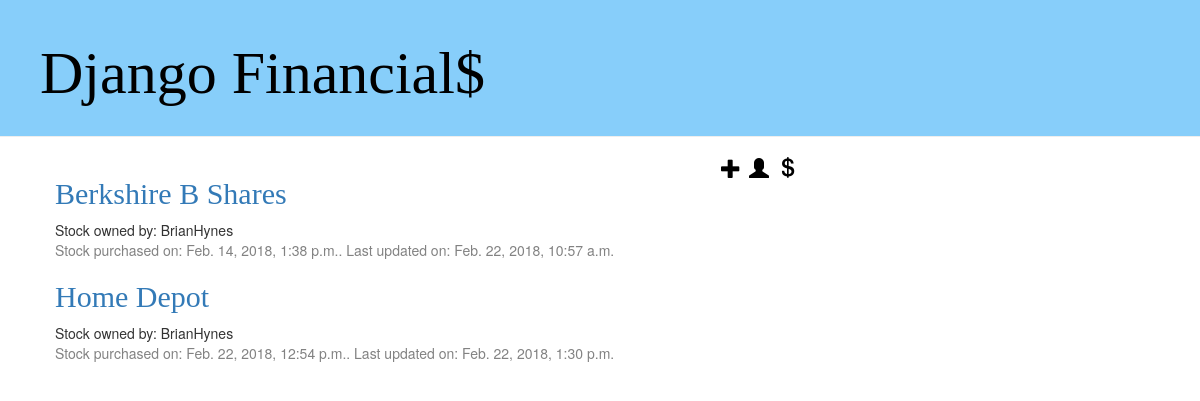
The page /stock/ (signed in) on the database its author committed.
### Financials/models.py (models this page shows, shortened)
class Stock(models.Model):
    customer = models.ForeignKey(Customer, on_delete=models.CASCADE)
    stock_name = models.CharField(max_length=100)
    symbol = models.CharField(max_length=10)
    qty = models.IntegerField(null=False, blank=False)
    purchase_price = models.FloatField(null=False, blank=False)
    purchase_date = models.DateTimeField(
            default=timezone.now)
    created_date = models.DateTimeField(
            default=timezone.now)
    modified_date = models.DateTimeField(
            blank=True, null=True)

class Customer(models.Model):
    customer_name = models.CharField(max_length=100)
    street_address = models.CharField(max_length=100)
    city = models.CharField(max_length=500)
    state = models.CharField(max_length=2)
    zip = models.CharField(max_length=5)
    email = models.CharField(max_length=100)
    phone = models.CharField(max_length=12)
    created_date = models.DateTimeField(
            default=timezone.now)
    modified_date = models.DateTimeField(
            blank=True, null=True)
    def __str__(self):
        return self.customer_name

### Financials/views.py (the view)
# urls.py: url(r'^stock/$', views.stock_list, name='stock_list'),
def stock_list(request):
    stock = Stock.objects.order_by('stock_name')
    return render(request, 'Financials/stock_list.html', {'stock':stock})

### Financials/Templates/Financials/stock_list.html
{% extends 'Financials/base.html' %}
{% block content %}
    {% if user.is_authenticated %}
        <div class="menu-item">
            <a href="{% url 'crypto_list' %}" class="menu-icon"><span title="Cryptocurrency" class="glyphicon glyphicon-usd"></span></a>
            <a href="{% url 'customer_list' %}" class="menu-icon"><span title="Customers" class="glyphicon glyphicon-user"></span></a>
            <a href="{% url 'stock_new' %}" class="menu-icon"><span title="Add" class="glyphicon glyphicon-plus"></span></a>
        </div>
    {% endif %}
    {% for stock in stock %}
        <div class "stock">
            <h2><a href="{% url 'stock_detail' pk=stock.pk %}">{{ stock.stock_name }}</a></h2>
            Stock owned by: {{stock.customer}}
            <div class="date">
                Stock purchased on: {{stock.purchase_date}}.  Last updated on: {{stock.modified_date}}</p>
            </div>
        </div>
    {% endfor %}
{% endblock %}

### Financials/static/css/financials.css (style rules this page uses)
.menu-icon, .top-menu:hover, .top-menu:visited { color: #000000; float: right; font-size: 15pt; margin-right: 8px; }
h1, h2, h3, h4 { font-family: 'Georgia', cursive; }
.date { color: #828282; }

### rows shown on the page
Stock: stock_name "Berkshire B Shares", customer "BrianHynes", purchase_date "Feb. 14, 2018, 1:38 p.m.", modified_date "Feb. 22, 2018, 10:57 a.m."
Stock: stock_name "Home Depot", customer "BrianHynes", purchase_date "Feb. 22, 2018, 12:54 p.m.", modified_date "Feb. 22, 2018, 1:30 p.m."
